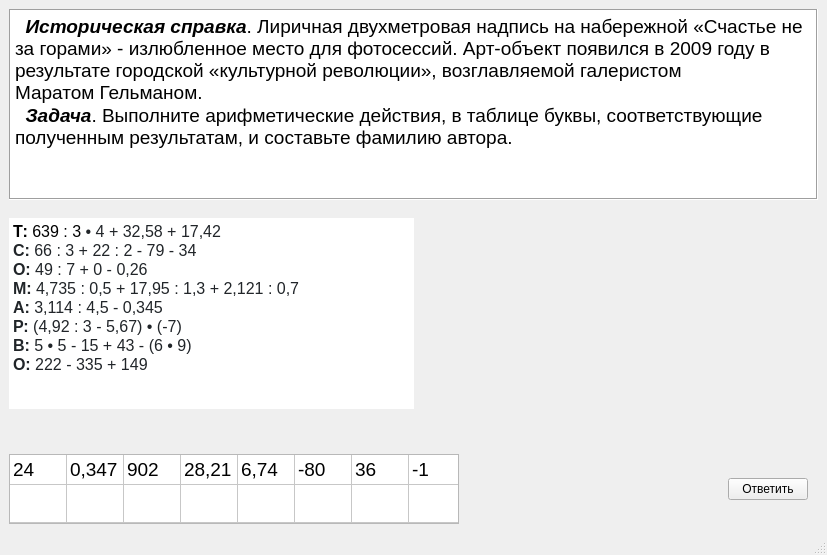
<?xml version="1.0" encoding="UTF-8"?>
<ui version="4.0">
 <class>MainWindow</class>
 <widget class="QMainWindow" name="MainWindow">
  <property name="geometry">
   <rect>
    <x>0</x>
    <y>0</y>
    <width>827</width>
    <height>555</height>
   </rect>
  </property>
  <property name="windowTitle">
   <string>Счастье не за горами</string>
  </property>
  <widget class="QWidget" name="centralwidget">
   <layout class="QVBoxLayout" name="verticalLayout_3">
    <item>
     <layout class="QVBoxLayout" name="verticalLayout_2">
      <item>
       <widget class="QTextBrowser" name="textBrowser">
        <property name="frameShape">
         <enum>QFrame::Box</enum>
        </property>
        <property name="html">
         <string>&lt;!DOCTYPE HTML PUBLIC &quot;-//W3C//DTD HTML 4.0//EN&quot; &quot;http://www.w3.org/TR/REC-html40/strict.dtd&quot;&gt;
&lt;html&gt;&lt;head&gt;&lt;meta name=&quot;qrichtext&quot; content=&quot;1&quot; /&gt;&lt;style type=&quot;text/css&quot;&gt;
p, li { white-space: pre-wrap; }
&lt;/style&gt;&lt;/head&gt;&lt;body style=&quot; font-family:'MS Shell Dlg 2'; font-size:8.25pt; font-weight:400; font-style:normal;&quot;&gt;
&lt;p style=&quot; margin-top:0px; margin-bottom:0px; margin-left:0px; margin-right:0px; -qt-block-indent:0; text-indent:0px; background-color:#ffffff;&quot;&gt;&lt;span style=&quot; font-size:14pt; font-weight:600; font-style:italic; color:#000000;&quot;&gt;  Историческая справка&lt;/span&gt;&lt;span style=&quot; font-size:14pt; color:#000000;&quot;&gt;. Лиричная двухметровая надпись на набережной «Счастье не за горами» - излюбленное место для фотосессий. Арт-объект появился в 2009 году в результате городской «культурной революции», возглавляемой галеристом Маратом Гельманом.  &lt;/span&gt;&lt;span style=&quot; font-size:8pt;&quot;&gt; &lt;/span&gt;&lt;/p&gt;
&lt;p style=&quot; margin-top:0px; margin-bottom:0px; margin-left:0px; margin-right:0px; -qt-block-indent:0; text-indent:0px; background-color:#ffffff;&quot;&gt;&lt;span style=&quot; font-size:14pt; font-weight:600; font-style:italic; color:#000000;&quot;&gt;  Задача&lt;/span&gt;&lt;span style=&quot; font-size:14pt; color:#000000;&quot;&gt;. Выполните арифметические действия, в таблице буквы, соответствующие полученным результатам, и составьте фамилию автора.&lt;/span&gt;&lt;span style=&quot; font-size:8pt;&quot;&gt; &lt;/span&gt;&lt;/p&gt;&lt;/body&gt;&lt;/html&gt;</string>
        </property>
       </widget>
      </item>
     </layout>
    </item>
    <item>
     <spacer name="verticalSpacer_2">
      <property name="orientation">
       <enum>Qt::Vertical</enum>
      </property>
      <property name="sizeHint" stdset="0">
       <size>
        <width>20</width>
        <height>13</height>
       </size>
      </property>
     </spacer>
    </item>
    <item>
     <layout class="QHBoxLayout" name="horizontalLayout_2">
      <item>
       <widget class="QTextBrowser" name="textBrowser_2">
        <property name="frameShape">
         <enum>QFrame::NoFrame</enum>
        </property>
        <property name="html">
         <string>&lt;!DOCTYPE HTML PUBLIC &quot;-//W3C//DTD HTML 4.0//EN&quot; &quot;http://www.w3.org/TR/REC-html40/strict.dtd&quot;&gt;
&lt;html&gt;&lt;head&gt;&lt;meta name=&quot;qrichtext&quot; content=&quot;1&quot; /&gt;&lt;style type=&quot;text/css&quot;&gt;
p, li { white-space: pre-wrap; }
&lt;/style&gt;&lt;/head&gt;&lt;body style=&quot; font-family:'MS Shell Dlg 2'; font-size:8.25pt; font-weight:400; font-style:normal;&quot;&gt;
&lt;p style=&quot; margin-top:0px; margin-bottom:0px; margin-left:0px; margin-right:0px; -qt-block-indent:0; text-indent:0px;&quot;&gt;&lt;span style=&quot; font-size:12pt; font-weight:600;&quot;&gt;Т:&lt;/span&gt;&lt;span style=&quot; font-size:12pt;&quot;&gt; 639 : 3 &lt;/span&gt;&lt;span style=&quot; font-family:'Roboto','Arial','Helvetica','sans-serif'; font-size:12pt; color:#212529; background-color:#ffffff;&quot;&gt;• 4 + 32,58 + 17,42&lt;/span&gt;&lt;/p&gt;
&lt;p style=&quot; margin-top:0px; margin-bottom:0px; margin-left:0px; margin-right:0px; -qt-block-indent:0; text-indent:0px;&quot;&gt;&lt;span style=&quot; font-family:'Roboto','Arial','Helvetica','sans-serif'; font-size:12pt; font-weight:600; color:#212529; background-color:#ffffff;&quot;&gt;C:&lt;/span&gt;&lt;span style=&quot; font-family:'Roboto','Arial','Helvetica','sans-serif'; font-size:12pt; color:#212529; background-color:#ffffff;&quot;&gt; 66 : 3 + 22 : 2 - 79 - 34&lt;/span&gt;&lt;/p&gt;
&lt;p style=&quot; margin-top:0px; margin-bottom:0px; margin-left:0px; margin-right:0px; -qt-block-indent:0; text-indent:0px;&quot;&gt;&lt;span style=&quot; font-family:'Roboto','Arial','Helvetica','sans-serif'; font-size:12pt; font-weight:600; color:#212529; background-color:#ffffff;&quot;&gt;О:&lt;/span&gt;&lt;span style=&quot; font-family:'Roboto','Arial','Helvetica','sans-serif'; font-size:12pt; color:#212529; background-color:#ffffff;&quot;&gt; 49 : 7 + 0 - 0,26&lt;/span&gt;&lt;/p&gt;
&lt;p style=&quot; margin-top:0px; margin-bottom:0px; margin-left:0px; margin-right:0px; -qt-block-indent:0; text-indent:0px;&quot;&gt;&lt;span style=&quot; font-family:'Roboto','Arial','Helvetica','sans-serif'; font-size:12pt; font-weight:600; color:#212529; background-color:#ffffff;&quot;&gt;М:&lt;/span&gt;&lt;span style=&quot; font-family:'Roboto','Arial','Helvetica','sans-serif'; font-size:12pt; color:#212529; background-color:#ffffff;&quot;&gt; 4,735 : 0,5 + 17,95 : 1,3 + 2,121 : 0,7&lt;/span&gt;&lt;/p&gt;
&lt;p style=&quot; margin-top:0px; margin-bottom:0px; margin-left:0px; margin-right:0px; -qt-block-indent:0; text-indent:0px;&quot;&gt;&lt;span style=&quot; font-family:'Roboto','Arial','Helvetica','sans-serif'; font-size:12pt; font-weight:600; color:#212529; background-color:#ffffff;&quot;&gt;А:&lt;/span&gt;&lt;span style=&quot; font-family:'Roboto','Arial','Helvetica','sans-serif'; font-size:12pt; color:#212529; background-color:#ffffff;&quot;&gt; 3,114 : 4,5 - 0,345&lt;/span&gt;&lt;/p&gt;
&lt;p style=&quot; margin-top:0px; margin-bottom:0px; margin-left:0px; margin-right:0px; -qt-block-indent:0; text-indent:0px;&quot;&gt;&lt;span style=&quot; font-family:'Roboto','Arial','Helvetica','sans-serif'; font-size:12pt; font-weight:600; color:#212529; background-color:#ffffff;&quot;&gt;Р:&lt;/span&gt;&lt;span style=&quot; font-family:'Roboto','Arial','Helvetica','sans-serif'; font-size:12pt; color:#212529; background-color:#ffffff;&quot;&gt; (4,92 : 3 - 5,67) • (-7)&lt;/span&gt;&lt;/p&gt;
&lt;p style=&quot; margin-top:0px; margin-bottom:0px; margin-left:0px; margin-right:0px; -qt-block-indent:0; text-indent:0px;&quot;&gt;&lt;span style=&quot; font-family:'Roboto','Arial','Helvetica','sans-serif'; font-size:12pt; font-weight:600; color:#212529; background-color:#ffffff;&quot;&gt;В:&lt;/span&gt;&lt;span style=&quot; font-family:'Roboto','Arial','Helvetica','sans-serif'; font-size:12pt; color:#212529; background-color:#ffffff;&quot;&gt; 5 • 5 - 15 + 43 - (6 • 9)&lt;/span&gt;&lt;/p&gt;
&lt;p style=&quot; margin-top:0px; margin-bottom:0px; margin-left:0px; margin-right:0px; -qt-block-indent:0; text-indent:0px;&quot;&gt;&lt;span style=&quot; font-family:'Roboto','Arial','Helvetica','sans-serif'; font-size:12pt; font-weight:600; color:#212529; background-color:#ffffff;&quot;&gt;О:&lt;/span&gt;&lt;span style=&quot; font-family:'Roboto','Arial','Helvetica','sans-serif'; font-size:12pt; color:#212529; background-color:#ffffff;&quot;&gt; 222 - 335 + 149&lt;/span&gt;&lt;/p&gt;&lt;/body&gt;&lt;/html&gt;</string>
        </property>
       </widget>
      </item>
      <item>
       <spacer name="horizontalSpacer_3">
        <property name="orientation">
         <enum>Qt::Horizontal</enum>
        </property>
        <property name="sizeHint" stdset="0">
         <size>
          <width>40</width>
          <height>20</height>
         </size>
        </property>
       </spacer>
      </item>
     </layout>
    </item>
    <item>
     <spacer name="verticalSpacer">
      <property name="orientation">
       <enum>Qt::Vertical</enum>
      </property>
      <property name="sizeHint" stdset="0">
       <size>
        <width>20</width>
        <height>40</height>
       </size>
      </property>
     </spacer>
    </item>
    <item>
     <layout class="QHBoxLayout" name="horizontalLayout">
      <item>
       <layout class="QVBoxLayout" name="verticalLayout">
        <item>
         <widget class="QTableWidget" name="tableWidget">
          <property name="minimumSize">
           <size>
            <width>450</width>
            <height>0</height>
           </size>
          </property>
          <property name="maximumSize">
           <size>
            <width>16777215</width>
            <height>70</height>
           </size>
          </property>
          <property name="font">
           <font>
            <pointsize>14</pointsize>
           </font>
          </property>
          <property name="verticalScrollBarPolicy">
           <enum>Qt::ScrollBarAlwaysOff</enum>
          </property>
          <property name="horizontalScrollBarPolicy">
           <enum>Qt::ScrollBarAlwaysOff</enum>
          </property>
          <attribute name="horizontalHeaderVisible">
           <bool>false</bool>
          </attribute>
          <attribute name="horizontalHeaderDefaultSectionSize">
           <number>57</number>
          </attribute>
          <attribute name="horizontalHeaderStretchLastSection">
           <bool>true</bool>
          </attribute>
          <attribute name="verticalHeaderVisible">
           <bool>false</bool>
          </attribute>
          <attribute name="verticalHeaderStretchLastSection">
           <bool>true</bool>
          </attribute>
          <row>
           <property name="text">
            <string>New Row</string>
           </property>
          </row>
          <row>
           <property name="text">
            <string>New Row</string>
           </property>
          </row>
          <column>
           <property name="text">
            <string>New Column</string>
           </property>
          </column>
          <column>
           <property name="text">
            <string>New Column</string>
           </property>
          </column>
          <column>
           <property name="text">
            <string>New Column</string>
           </property>
          </column>
          <column>
           <property name="text">
            <string>New Column</string>
           </property>
          </column>
          <column>
           <property name="text">
            <string>New Column</string>
           </property>
          </column>
          <column>
           <property name="text">
            <string>New Column</string>
           </property>
          </column>
          <column>
           <property name="text">
            <string>New Column</string>
           </property>
          </column>
          <column>
           <property name="text">
            <string>New Column</string>
           </property>
          </column>
          <item row="0" column="0">
           <property name="text">
            <string>24</string>
           </property>
          </item>
          <item row="0" column="1">
           <property name="text">
            <string>0,347</string>
           </property>
          </item>
          <item row="0" column="2">
           <property name="text">
            <string>902</string>
           </property>
          </item>
          <item row="0" column="3">
           <property name="text">
            <string>28,21</string>
           </property>
          </item>
          <item row="0" column="4">
           <property name="text">
            <string>6,74</string>
           </property>
          </item>
          <item row="0" column="5">
           <property name="text">
            <string>-80</string>
           </property>
          </item>
          <item row="0" column="6">
           <property name="text">
            <string>36</string>
           </property>
          </item>
          <item row="0" column="7">
           <property name="text">
            <string>-1</string>
           </property>
          </item>
         </widget>
        </item>
       </layout>
      </item>
      <item>
       <spacer name="horizontalSpacer">
        <property name="orientation">
         <enum>Qt::Horizontal</enum>
        </property>
        <property name="sizeHint" stdset="0">
         <size>
          <width>40</width>
          <height>20</height>
         </size>
        </property>
       </spacer>
      </item>
      <item>
       <widget class="QPushButton" name="answerButton">
        <property name="text">
         <string>Ответить</string>
        </property>
       </widget>
      </item>
      <item>
       <spacer name="horizontalSpacer_2">
        <property name="orientation">
         <enum>Qt::Horizontal</enum>
        </property>
        <property name="sizeType">
         <enum>QSizePolicy::Fixed</enum>
        </property>
        <property name="sizeHint" stdset="0">
         <size>
          <width>10</width>
          <height>20</height>
         </size>
        </property>
       </spacer>
      </item>
     </layout>
    </item>
   </layout>
  </widget>
  <widget class="QMenuBar" name="menubar">
   <property name="geometry">
    <rect>
     <x>0</x>
     <y>0</y>
     <width>827</width>
     <height>21</height>
    </rect>
   </property>
  </widget>
  <widget class="QStatusBar" name="statusbar"/>
 </widget>
 <resources/>
 <connections/>
</ui>
